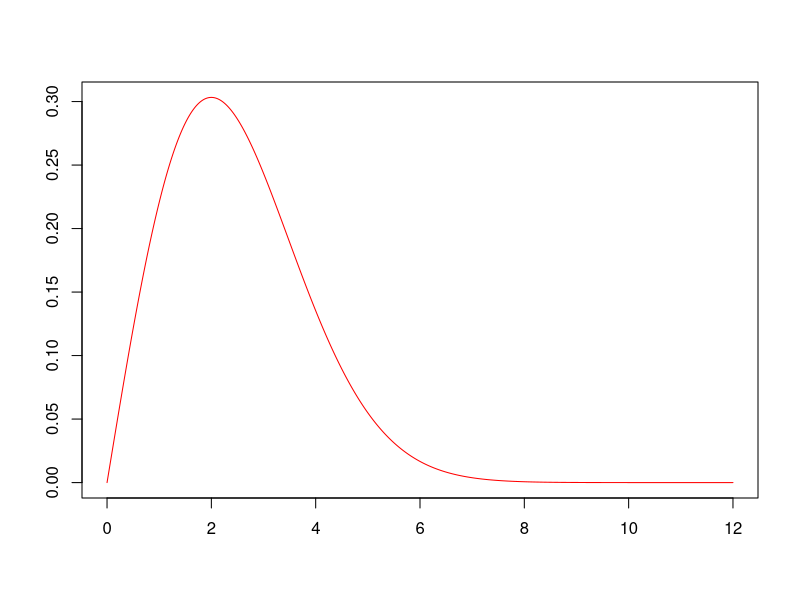
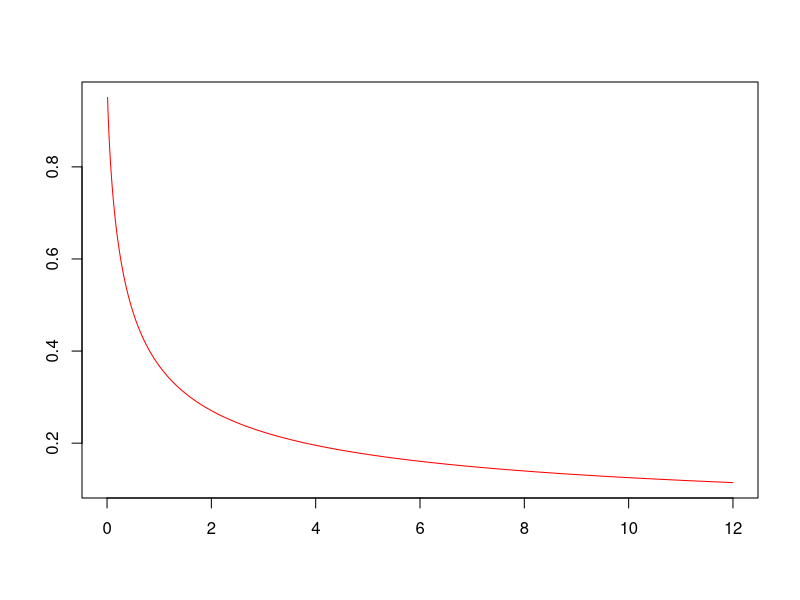
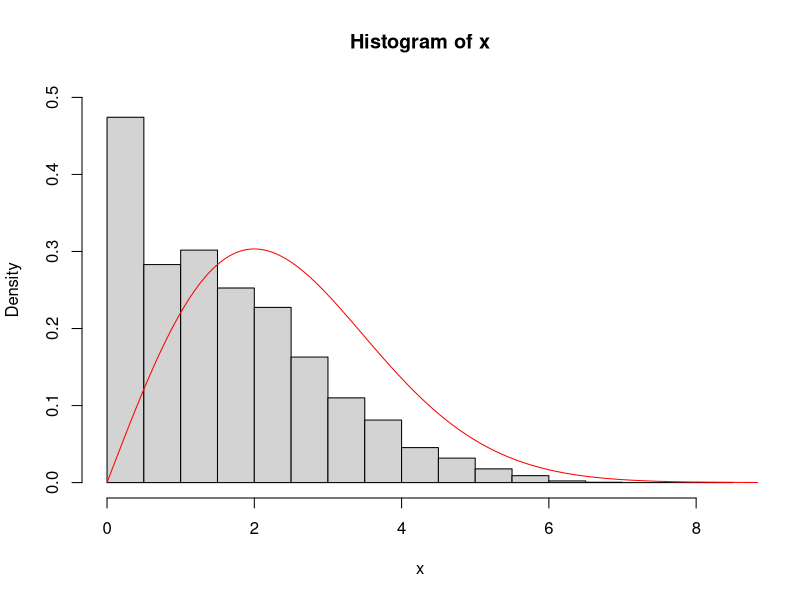

The R script that drew these images, in order:
## ---- chunk 1
set.seed(318)
## ---- chunk 2
f_x <- function(x, sigma){
  (x/sigma^2)*exp(-x^2/(2*sigma^2))
}
y <- seq(0, 12, 0.01)
plot(y, f_x(y, 2), type = "l", col = "red", xlab = "", ylab = "")
## ---- chunk 3
y <- seq(0, 12, 0.01)
plot(y, dgamma(y, shape=y, rate = 1), type = "l", col = "red", xlab = "", ylab = "")

## ---- chunk 4
#the function sampling new point from the proposal distribution
q <- function(n, shape, rate){
  rgamma(n, shape = shape, rate = rate)
}

# the function evaluating the proposal function density
q_x <- function(x_t, shape, rate ){
  dgamma(x_t, shape = shape, rate = rate)
}


n <- 10000
x <- rep(0, n)

# initial value
x[1] <- 2

for(i in 1:(n-1)){
  # pick new sample
  xnew <- q(1, shape = x[i], rate = 1)
  # acceptance condition
  u <- runif(1)
  if (u < (f_x(xnew, sigma = 2) * q_x(x[i], shape = x[i], rate = 1))/(f_x(x[i], sigma = 2)*q_x(xnew, shape = xnew, rate = 1))){
    x[i+1] <- xnew
  }
  else{
    x[i+1] <- x[i]
  }
}

## ---- chunk 5
hist(x, prob = TRUE, ylim = c(0, .5))
y <- seq(0, 15, 0.01)
lines(y, f_x(y, 2), col = "red")
